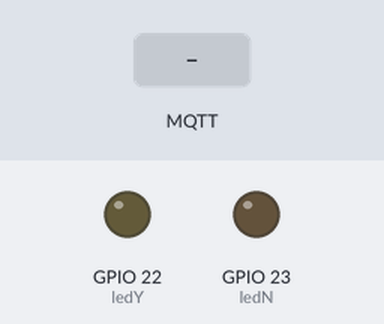
The sketch below on a simulated ESP32. On the bench: output pins drawn as LEDs (lit = HIGH). The inputs (shaded band) are chosen by the test bench. WiFi joins after 1.5 s; servers stay silent unless stated; no MQTT or app messages arrive unless stated; nothing arrives over Bluetooth unless stated; what the sketch prints to the serial monitor is not drawn.

Above: at 2.7 s.
2.8 s: MQTT message "Y" arrives on the first subscribed topic
At 3.8 s:
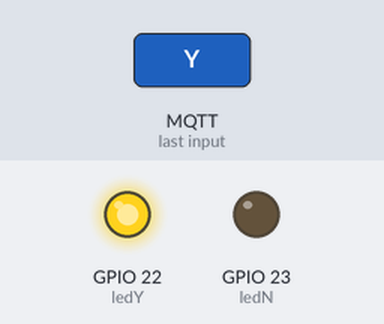
4.3 s: MQTT message "N" arrives on the first subscribed topic
At 6.2 s:
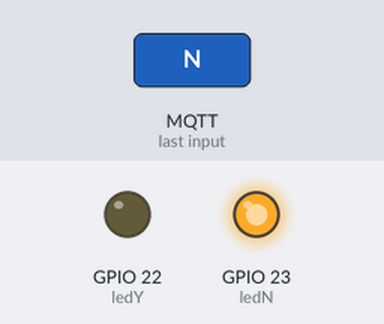
Timing chart, 0 to 10.3 s (numbered marks = the images above; inputs shaded):
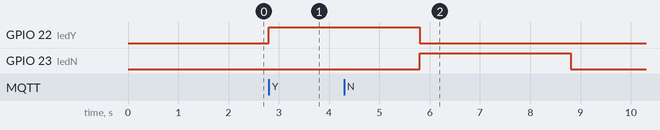

The sketch:

in_gate.ino
```cpp
#include <WiFi.h>
#include "BluetoothSerial.h"
#include <PubSubClient.h>
#include <WiFiUdp.h>

#if !defined(CONFIG_BT_ENABLED) || !defined(CONFIG_BLUEDROID_ENABLED)
#error Bluetooth is not enabled! Please run `make menuconfig` to and enable it
#endif

//#define SSID "RumahNikita"
//#define PASS "1WeKKEadyTKlGZ29EgqO5ndZSwjMpSRdcjJImvAltuCsQJE1pHJUclXmWzXrRTd"
#define SSID "Masukkan SSID"
#define PASS "1sampek8"

#define MQTT_SERVER "broker.hivemq.com"
#define MQTT_PORT 1883

#define CLIENT_ID "in-gate"
#define IN_VALUE_TOPIC "UbayaParkingSystem/in/value"
#define IN_ANSWER_TOPIC "UbayaParkingSystem/in/answer"
#define REG_VALUE_TOPIC "UbayaParkingSystem/reg/value"
#define REG_ANSWER_TOPIC "UbayaParkingSystem/reg/answer"

#define ledY 22
#define ledN 23
#define LED_ON 1
#define LED_OFF !LED_ON

BluetoothSerial SerialBT;
WiFiClient wifiClient;
PubSubClient client(wifiClient);

void callback(char *topic, byte *payload, unsigned int length){
  Serial.print(F("Message arrived["));
  Serial.print(topic);
  Serial.println(F("]"));
  String dataIn = "";
  String fromTopic = topic;
  for(int i=0; i<length; i++){
    dataIn += (char) payload[i];
  }

  if(fromTopic.indexOf(F(IN_ANSWER_TOPIC)) >= 0){
    Serial.print(F("in answer: "));
    Serial.println(dataIn);
    if(dataIn == "Y"){
      SerialBT.println(0);
      digitalWrite(ledY, LED_ON);
      delay(3000);
      digitalWrite(ledY, LED_OFF);
    } else
    if(dataIn == "N"){
      SerialBT.println(1);
      digitalWrite(ledN, LED_ON);
      delay(3000);
      digitalWrite(ledN, LED_OFF);
    }
  } else
  if(fromTopic.indexOf(F(REG_ANSWER_TOPIC)) >= 0){
    Serial.print(F("reg answer: "));
    Serial.println(dataIn);
    if(dataIn == "Y"){
      SerialBT.println(4);
    } else
    if(dataIn == "N"){
      SerialBT.println(5);
    }
  }
}

void reconnect(){
  while(!client.connected()){
    Serial.println(F("Attemting MQTT connection..."));
    if(client.connect(CLIENT_ID)){
      Serial.println(F("MQTT Connected"));
      client.subscribe(IN_ANSWER_TOPIC);
      client.subscribe(REG_ANSWER_TOPIC);
    } else {
      Serial.print(F("MQTT Failed, rc="));
      Serial.print(client.state());
      Serial.println(F(" try again in 5 seconds"));
      delay(5000);
    }
  }
}

void setup() {
  pinMode(ledY, OUTPUT);
  pinMode(ledN, OUTPUT);
  digitalWrite(ledY, LED_OFF);
  digitalWrite(ledN, LED_OFF);

  Serial.begin(9600);
  Serial.println(F("Waiting connection"));

  WiFi.begin(SSID, PASS);

  uint8_t cnt = 0;
  while(WiFi.status() != WL_CONNECTED){
    delay(500);
    Serial.print('.');
    if(++cnt > 30) ESP.restart();
  }
  Serial.println();
  Serial.println(F("WiFi Connected"));

  SerialBT.begin("IN GATE");

  client.setServer(MQTT_SERVER, MQTT_PORT);
  client.setCallback(callback);
}

void loop() {
  if(!client.connected()){
    reconnect();
  }
  client.loop();

  if(SerialBT.available() > 0){
    String dataIn = SerialBT.readStringUntil('\n');
    String dataValue = "";

    Serial.println(dataIn);

    if(dataIn.indexOf(F("i,")) >= 0){
      dataValue = dataIn.substring(dataIn.indexOf(',') + 1);
      // check ijin ke hp satpam dulu
      client.publish(IN_VALUE_TOPIC, dataValue.c_str());
    } else
    if(dataIn.indexOf(F("o,")) >= 0){
      // langsung kasih sinyal 3 karena ini khusus tempat masuk
      SerialBT.println(3);
    } else
    if(dataIn.indexOf(F("r,")) >= 0){
      dataValue = dataIn.substring(dataIn.indexOf(',') + 1);
      // kirim data register ke satpam, dan di daftarin satpam
      client.publish(REG_VALUE_TOPIC, dataValue.c_str());
    }
  }
}
```

Measured:
- after the input at 2.8 s, GPIO 22 (ledY): LOW → HIGH at once
- after the input at 4.3 s, GPIO 23 (ledN): LOW → HIGH after 1.5 s, → LOW 3.0 s later
